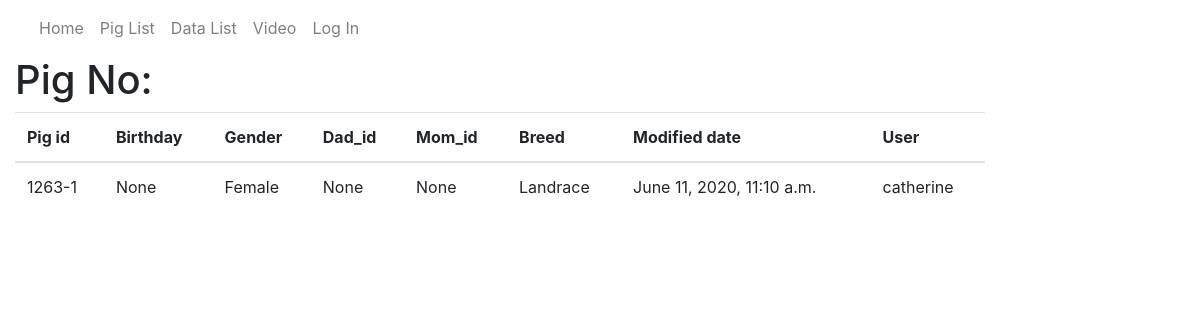
Page /catalog/pig/1263-1/history/ on the committed database.
### catalog/models.py (models this page shows, shortened)
class Pig_history(models.Model):
    pig_id = models.CharField(null = True, max_length=8, help_text='Input birth year(XX) + ear tag')
    birth = models.DateField(null=True, blank=True)
    gender = models.CharField(null=True, max_length=100, blank=True)
    dad_id = models.CharField(null=True, max_length=100, blank=True)
    mom_id = models.CharField(null=True, max_length=100, blank=True)
    breed = models.CharField(max_length=10, help_text='Pig\'s breed', blank=True, null=True)
    modified_date = models.DateTimeField(auto_now=True)
    user = models.CharField(null = True, max_length=100)

### catalog/views.py (the view)
# urls.py: path('pig/<str:pk>/history/', views.Pig_HistoryDetailView, name='pig-history'),
def Pig_HistoryDetailView(request, pk):
    pig_id = pk
    pig_history = Pig_history.objects.filter(pig_id=pig_id)
    context = {'pig_history':pig_history}
    return render(request,'pig_history_detail.html',context)

### catalog/templates/pig_history_detail.html
{% extends "base_generic.html" %}
{% block content %}
<h1>Pig No: {{ pig_history.pig_id }}</h1>
<table class="table">
	<thead>
		<tr class="row100 head">
			<th class="cell100 column1">Pig id</th>
			<th class="cell100 column2">Birthday</th>
			<th class="cell100 column3">Gender</th>
			<th class="cell100 column4">Dad_id</th>
			<th class="cell100 column5">Mom_id</th>
			<th class="cell100 column6">Breed</th>
			<th class="cell100 column7">Modified date</th>
			<th class="cell100 column8">User</th>
		</tr>
	</thead>
	<tbody>
		{% if pig_history %}
		{% for pig_history in pig_history %}
		<tr>
			<td>{{ pig_history.pig_id }}</a></td>
			<td>{{ pig_history.birth }}</td>
			<td>{{ pig_history.gender }}</td>
			<td>{{ pig_history.dad_id }}</td>
			<td>{{ pig_history.mom_id }}</td>
			<td>{{ pig_history.breed }}</td>
			<td>{{ pig_history.modified_date }}</td>
			<td>{{ pig_history.user }}</td>
		</tr>
		{% endfor %}
		{% else %}
		<tr>
			<td>There are no data in the library.</td>
		</tr>
		{% endif %}
	</tbody>
</table>
{% endblock %}

### rows in the picture
Pig_history: pig_id "1263-1", birth "None", gender "Female", dad_id "None", mom_id "None", breed "Landrace", modified_date "June 11, 2020, 11:10 a.m.", user "catherine"
